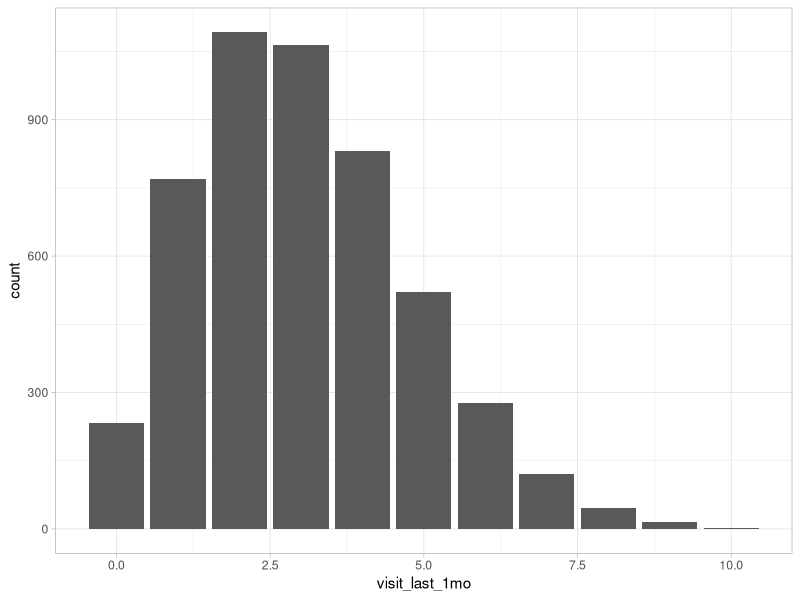
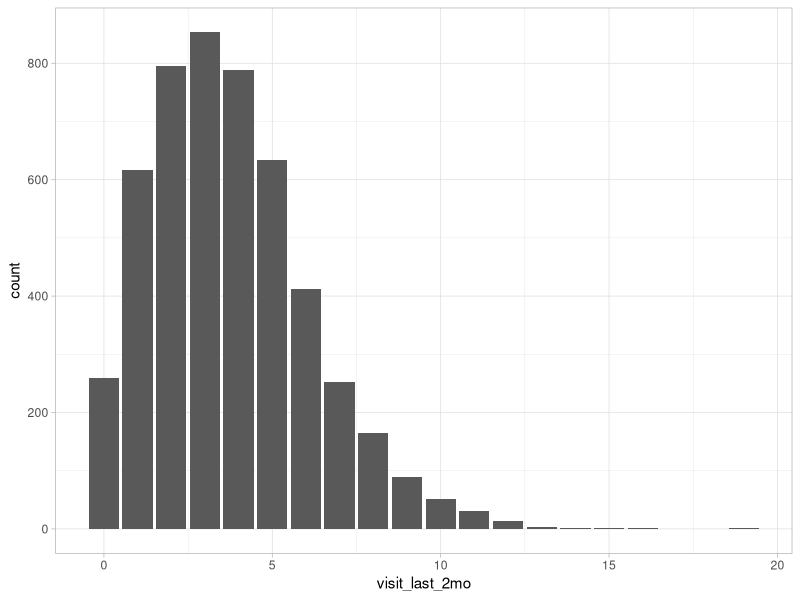
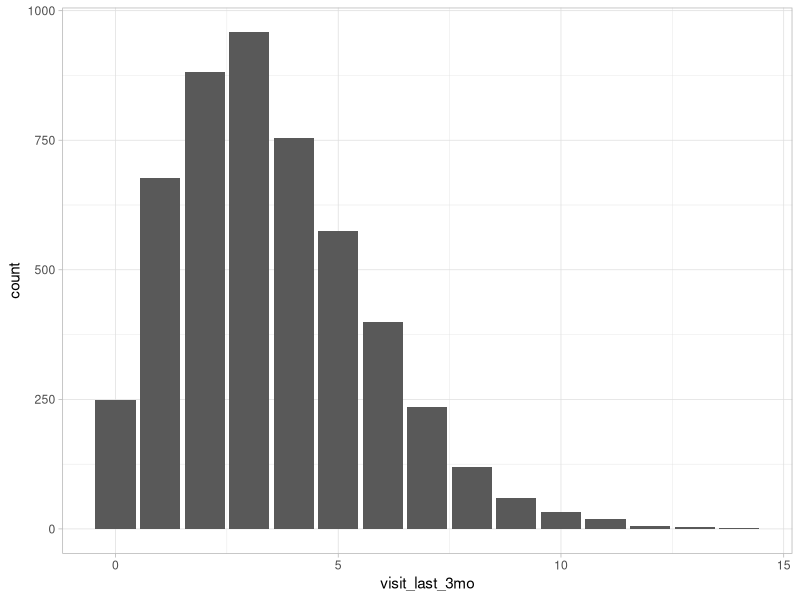

The R source for these figures, in order:
library(tidyverse)
library(scales)

retail <- read_csv("data/response_retail_v2.csv")

retail |> 
  glimpse()

# Data EXploration ----------------------------------------------------

skimr::skim(retail)

# This should be Categorical ------------------------------------------

retail |> 
  count(response) 

retail |> 
  count(gender)

retail |> 
  count(marital_status)

retail |> 
  count(payment_channel)

# This should be Discrit/Integer --------------------------------------

retail |> 
  ggplot(aes(x = visit_last_1mo)) + 
  geom_bar() + 
  theme_light()

retail |> 
  ggplot(aes(x = visit_last_2mo)) + 
  geom_bar() + 
  theme_light()

retail |> 
  ggplot(aes(x = visit_last_3mo)) + 
  geom_bar() + 
  theme_light()
